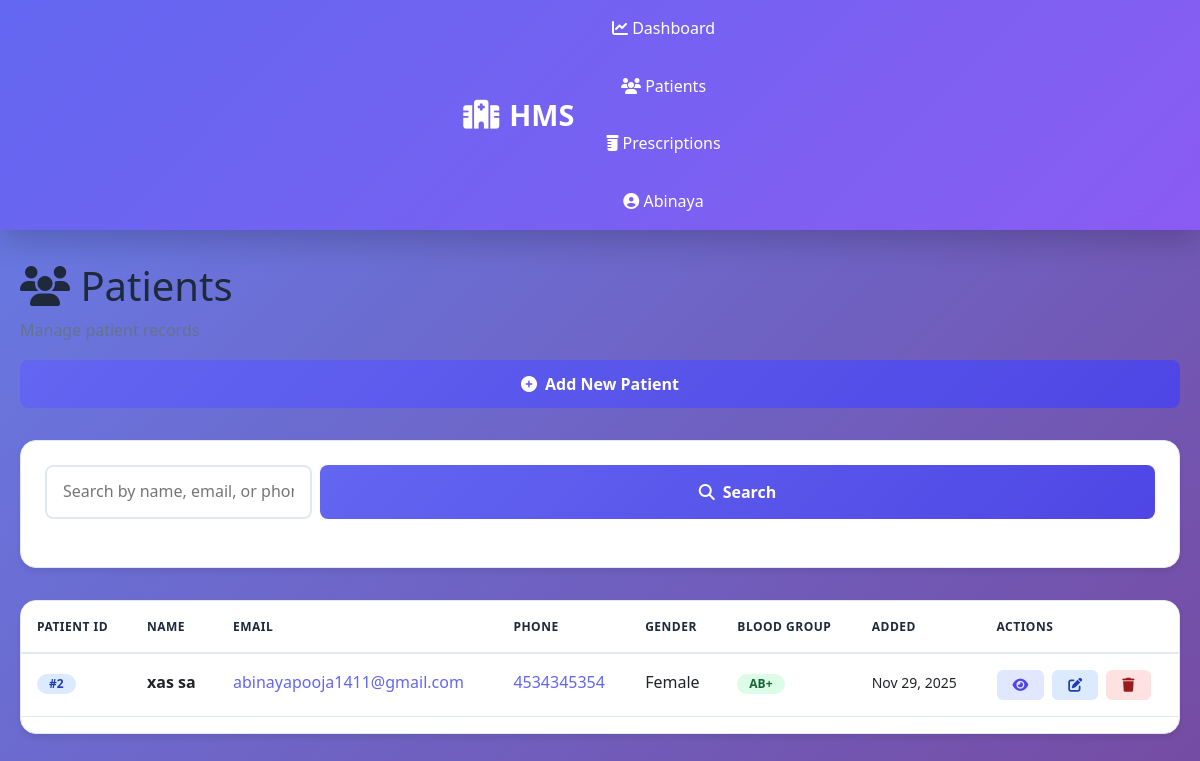
Screenshot of /patients/ (signed in) with the database file from the repository.
### apps/patients/models.py (models this page shows, shortened)
class Patient(models.Model):
    GENDER_CHOICES = [
        ('M', 'Male'),
        ('F', 'Female'),
        ('O', 'Other'),
    ]
    BLOOD_GROUP_CHOICES = [
        ('O+', 'O+'),
        ('O-', 'O-'),
        ('A+', 'A+'),
        ('A-', 'A-'),
        ('B+', 'B+'),
        ('B-', 'B-'),
        ('AB+', 'AB+'),
        ('AB-', 'AB-'),
    ]
    patient_id = models.AutoField(primary_key=True)
    first_name = models.CharField(max_length=100)
    last_name = models.CharField(max_length=100)
    email = models.EmailField(unique=True)
    phone = models.CharField(
        max_length=15,
        validators=[RegexValidator(r'^\+?1?\d{9,15}$', 'Enter a valid phone number')]
    )
    date_of_birth = models.DateField()
    gender = models.CharField(max_length=1, choices=GENDER_CHOICES)
    blood_group = models.CharField(max_length=3, choices=BLOOD_GROUP_CHOICES)
    address = models.TextField()
    city = models.CharField(max_length=50)
    state = models.CharField(max_length=50)
    postal_code = models.CharField(max_length=10)
    emergency_contact = models.CharField(max_length=15)
    allergies = models.TextField(blank=True, null=True)
    medical_history = models.TextField(blank=True, null=True)
    created_by = models.ForeignKey(User, on_delete=models.PROTECT, related_name='patients_created')
    created_at = models.DateTimeField(auto_now_add=True)
    updated_at = models.DateTimeField(auto_now=True)
    class Meta:
        ordering = ['-created_at']
        indexes = [
            models.Index(fields=['first_name', 'last_name']),
            models.Index(fields=['email']),
        ]
    @property
    def full_name(self):
        return f"{self.first_name} {self.last_name}"

### apps/patients/views.py (the view, shortened to what this page needs)
# urls.py: path('', views.patient_list, name='patient-list'),
@login_required(login_url='users:login')
def patient_list(request):
    patients = Patient.objects.all().order_by('-created_at')
    form = PatientSearchForm()
    search = request.GET.get('search', '')
    paginator = Paginator(patients, 10)
    page_number = request.GET.get('page')
    page_obj = paginator.get_page(page_number)
    context = {
        'page_obj': page_obj,
        'patients': page_obj.object_list,
        'form': form,
        'search': search,
    }
    return render(request, 'patients/patient_list.html', context)

### apps/patients/forms.py
class PatientSearchForm(forms.Form):
    search = forms.CharField(
        required=False,
        widget=forms.TextInput(attrs={
            'class': 'form-control',
            'placeholder': 'Search by name or email...',
        })
    )

### templates/patients/patient_list.html (shortened to what this page needs)
{% extends 'base.html' %}
{% load static %}
{% block content %}
<div class="dashboard-header">
    <div>
        <h1><i class="fas fa-users"></i> Patients</h1>
        <p style="color: var(--text-light); margin: 0.5rem 0 0 0;">Manage patient records</p>
    </div>
    <a href="{% url 'patients:patient-create' %}" class="btn btn-primary">
        <i class="fas fa-plus-circle"></i> Add New Patient
    </a>
</div>
<div class="card" style="margin-bottom: 2rem;">
    <div class="card-body">
        <form method="get" class="search-bar">
            <input type="text" name="search" placeholder="Search by name, email, or phone..." value="{{ search }}">
            <button type="submit" class="btn btn-primary" style="padding: 0.75rem 1.5rem;">
                <i class="fas fa-search"></i> Search
            </button>
        </form>
    </div>
</div>
{% if patients %}
<div class="table-container">
    <table class="table">
        <thead>
            <tr>
                <th>Patient ID</th>
                <th>Name</th>
                <th>Email</th>
                <th>Phone</th>
                <th>Gender</th>
                <th>Blood Group</th>
                <th>Added</th>
                <th>Actions</th>
            </tr>
        </thead>
        <tbody>
            {% for patient in patients %}
            <tr>
                <td><span class="badge badge-primary">#{{ patient.patient_id }}</span></td>
                <td>
                    <strong>{{ patient.full_name }}</strong>
                </td>
                <td><a href="mailto:{{ patient.email }}">{{ patient.email }}</a></td>
                <td><a href="tel:{{ patient.phone }}">{{ patient.phone }}</a></td>
                <td>{{ patient.get_gender_display }}</td>
                <td><span class="badge badge-success">{{ patient.blood_group }}</span></td>
                <td>
                    <small>{{ patient.created_at|date:"M d, Y" }}</small>
                </td>
                <td>
                    <div class="action-buttons">
                        <a href="{% url 'patients:patient-detail' patient.patient_id %}" class="action-btn action-btn-view" title="View">
                            <i class="fas fa-eye"></i>
                        </a>
                        <a href="{% url 'patients:patient-update' patient.patient_id %}" class="action-btn action-btn-edit" title="Edit">
                            <i class="fas fa-edit"></i>
                        </a>
                        <form method="post" action="{% url 'patients:patient-delete' patient.patient_id %}" style="display: inline;" onsubmit="return confirm('Are you sure?');">
                            <button type="submit" class="action-btn action-btn-delete" title="Delete">
                                <i class="fas fa-trash"></i>
                            </button>
                        </form>
                    </div>
                </td>
            </tr>
            {% endfor %}
        </tbody>
    </table>
</div>
{% endif %}
{% endblock %}

### templates/base.html (shortened to what this page needs)
{% load static %}
<!DOCTYPE html>
<html lang="en">
<head>
    <link href="https://cdnjs.cloudflare.com/ajax/libs/font-awesome/6.4.0/css/all.min.css" rel="stylesheet">
    <link href="https://cdn.jsdelivr.net/npm/bootstrap@5.3.0/dist/css/bootstrap.min.css" rel="stylesheet">
    <link rel="stylesheet" href="{% static 'css/style.css' %}">
</head>
<body>
    {% if user.is_authenticated %}
    <nav class="navbar">
        <div class="navbar-container">
            <a href="{% url 'users:dashboard' %}" class="navbar-brand">
                <i class="fas fa-hospital"></i>
                HMS
            </a>
            <ul class="navbar-nav">
                <li><a href="{% url 'users:dashboard' %}"><i class="fas fa-chart-line"></i> Dashboard</a></li>
                <li><a href="{% url 'patients:patient-list' %}"><i class="fas fa-users"></i> Patients</a></li>
                <li><a href="{% url 'prescriptions:prescription-list' %}"><i class="fas fa-prescription-bottle"></i> Prescriptions</a></li>
                <li><a href="#" data-bs-toggle="dropdown"><i class="fas fa-user-circle"></i> {{ user.first_name|default:user.username }}</a>
                </li>
            </ul>
        </div>
    </nav>
    {% endif %}
    <div class="container {% if user.is_authenticated %}authenticated-container{% else %}no-auth-container{% endif %}">
        {% block content %}{% endblock %}
    </div>
</body>
</html>

### static/css/style.css (style rules this page uses)
:root { --primary-color: #6366f1; --primary-dark: #4f46e5; --secondary-color: #ec4899; --success-color: #10b981; --danger-color: #ef4444; --warning-color: #f59e0b; --info-color: #0ea5e9; --dark-bg: #0f172a; --light-bg: #f8fafc; --card-bg: #ffffff; --text-dark: #1e293b; --text-light: #64748b; --border-color: #e2e8f0; }
* { margin: 0; padding: 0; box-sizing: border-box; }
body { font-family: 'Segoe UI', Tahoma, Geneva, Verdana, sans-serif; background: linear-gradient(135deg, #667eea 0%, #764ba2 100%); color: var(--text-dark); line-height: 1.6; min-height: 100vh; }
.container { max-width: 1200px; margin: 0 auto; padding: 0 20px; }
.authenticated-container { margin-top: 2rem; }
.navbar { background: linear-gradient(135deg, rgba(99, 102, 241, 0.95) 0%, rgba(139, 92, 246, 0.95) 100%); -webkit-backdrop-filter: blur(10px); backdrop-filter: blur(10px); padding: 1rem 0; position: sticky; top: 0; z-index: 1000; box-shadow: 0 10px 30px rgba(0, 0, 0, 0.2); }
.navbar-container { display: flex; justify-content: space-between; align-items: center; max-width: 1200px; margin: 0 auto; padding: 0 20px; }
.navbar-brand { color: white; font-size: 1.8rem; font-weight: bold; text-decoration: none; display: flex; align-items: center; gap: 10px; }
.navbar-nav { display: flex; list-style: none; gap: 2rem; align-items: center; }
.navbar-nav a { color: white; text-decoration: none; font-weight: 500; -webkit-transition: all 0.3s ease; transition: all 0.3s ease; padding: 0.5rem 1rem; border-radius: 0.5rem; }
.btn { padding: 0.75rem 1.5rem; border: none; border-radius: 0.5rem; font-size: 1rem; font-weight: 600; cursor: pointer; -webkit-transition: all 0.3s ease; transition: all 0.3s ease; display: inline-flex; align-items: center; gap: 0.5rem; text-decoration: none; }
.btn-primary { background: linear-gradient(135deg, var(--primary-color), var(--primary-dark)); color: white; width: 100%; justify-content: center; }
.dashboard-header { display: flex; justify-content: space-between; align-items: center; margin-bottom: 2rem; flex-wrap: wrap; gap: 1rem; }
.dashboard-header h1 { font-size: 2.5rem; color: var(--text-dark); }
.table-container { background: white; border-radius: 1rem; box-shadow: 0 4px 6px rgba(0, 0, 0, 0.07); border: 1px solid var(--border-color); overflow: hidden; }
.table { width: 100%; border-collapse: collapse; }
.table thead { background: linear-gradient(135deg, #f3f4f6, #e5e7eb); border-bottom: 2px solid var(--border-color); }
.table th { padding: 1rem; text-align: left; font-weight: 600; color: var(--text-dark); text-transform: uppercase; font-size: 0.75rem; letter-spacing: 0.5px; }
.table td { padding: 1rem; border-bottom: 1px solid var(--border-color); }
.table tbody tr { transition: background-color 0.3s ease; }
.badge { display: inline-block; padding: 0.25rem 0.75rem; border-radius: 9999px; font-size: 0.75rem; font-weight: 600; text-transform: uppercase; }
.badge-primary { background: #dbeafe; color: #1e40af; }
.badge-success { background: #dcfce7; color: #166534; }
.action-buttons { display: flex; gap: 0.5rem; flex-wrap: wrap; }
.action-btn { padding: 0.5rem 1rem; border: none; border-radius: 0.375rem; font-size: 0.875rem; cursor: pointer; transition: all 0.3s ease; text-decoration: none; display: inline-flex; align-items: center; gap: 0.25rem; }
.action-btn-view { background: #e0e7ff; color: #4f46e5; }
.action-btn-edit { background: #dbeafe; color: #1e40af; }
.action-btn-delete { background: #fee2e2; color: #991b1b; }
.card { background: white; border-radius: 1rem; box-shadow: 0 4px 6px rgba(0, 0, 0, 0.07); border: 1px solid var(--border-color); overflow: hidden; transition: all 0.3s ease; }
.card-body { padding: 1.5rem; }
.search-bar { display: flex; gap: 0.5rem; margin-bottom: 1.5rem; }
.search-bar input { flex: 1; padding: 0.75rem 1rem; border: 2px solid var(--border-color); border-radius: 0.5rem; font-size: 1rem; }
a { color: var(--primary-color); text-decoration: none; transition: color 0.3s ease; }

### rows the page displays
Patient: patient_id "2", full_name "xas sa", email "abinayapooja1411@gmail.com", phone "4534345354", gender "Female", blood_group "AB+", created_at "Nov 29, 2025"

### other values shown
{{ user.first_name|default:user.username }} "Abinaya"
